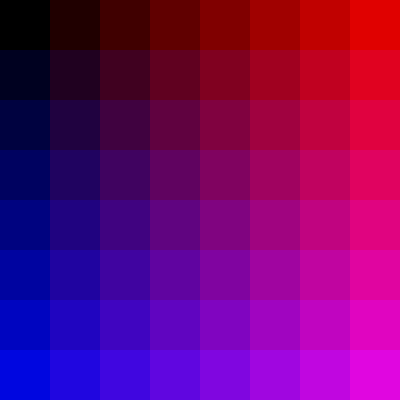
Frame 1 (no input)
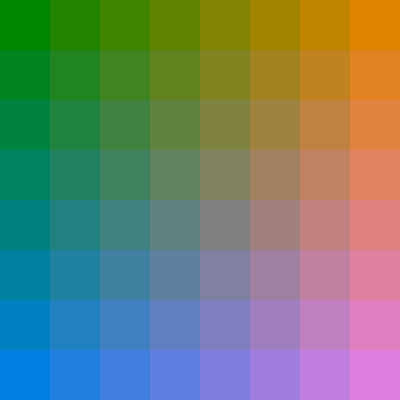
Frame 60 (no input)
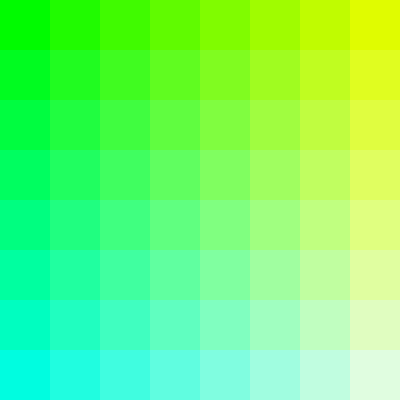
Frame 120 (the mouse pressed at the canvas centre since frame 60)

The p5.js sketch that drew these frames (run headless with seeded random() and noise() and a simulated clock; from frame 60 on, the mouse is pressed at the canvas centre):

// p5.js sketch
// ── sketch.js
function setup() {
  createCanvas(400, 400);
  background(220);
  
}


let greenPos = 0;
let greenVit= 0.1;


function draw() {
  
    for (let y = 0; y < 8; y++ ){

    for (let x = 0; x < 8; x++ ){
    noStroke();
      
    let r = x*32;
    let v = greenPos;
    let b = y*32;
      
    fill(r, v, b);
    square (x*50, y* 50, 50);
    
    greenPos+=greenVit;
    if (greenPos<0||greenPos>255){
    greenVit *=-1;

    }

  }

 }
    
}
